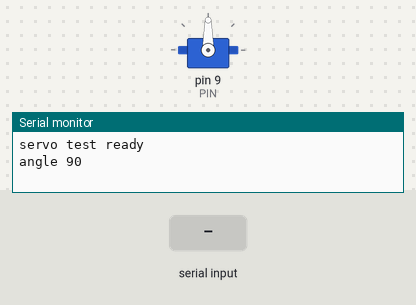
A sketch run on a simulated Arduino Uno, built with avr-gcc and run on an emulated ATmega328P. On the bench: servo, the last lines printed to the serial monitor. Inputs (shaded band) come from the test bench.

Above: at 0.1 s.
At 1.1 s:
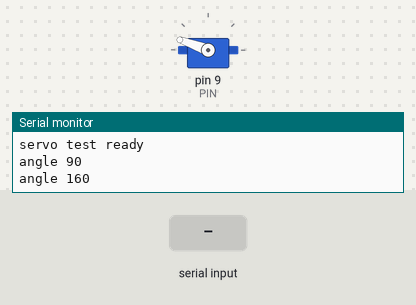
5.1 s: "5\n" received over Serial
At 8.4 s:
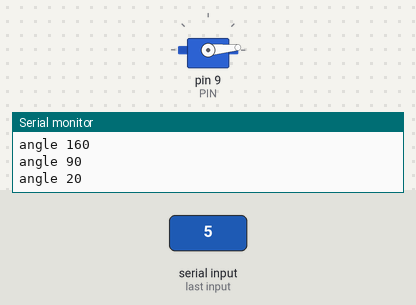
Timing chart, 0 to 14.1 s (numbered marks = the images above; inputs shaded):
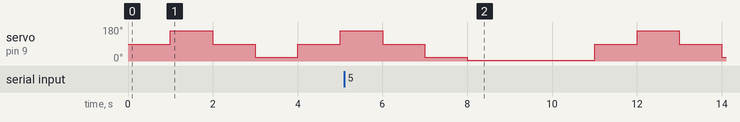

The sketch:

04_servo_test.ino
```cpp
// 04_servo_test — sweeps centre / left / right. Watch for Arduino resets
// (the "ready" line printing again) = servo current too high for the 5 V rail.
// Adjust SERVO_*_DEG in Config.h so the sensor points straight ahead at centre.
#include <Servo.h>
Servo s;
const uint8_t PIN = 9;
const int angles[] = {90, 160, 90, 20};
void setup() { Serial.begin(115200); Serial.println(F("servo test ready")); s.attach(PIN); }
void loop() {
  for (int a : angles) { s.write(a); Serial.print(F("angle ")); Serial.println(a); delay(1000); }
  if (Serial.available()) { int a = Serial.parseInt(); if (a >= 0 && a <= 180) { s.write(a); delay(3000); } }
}
```
